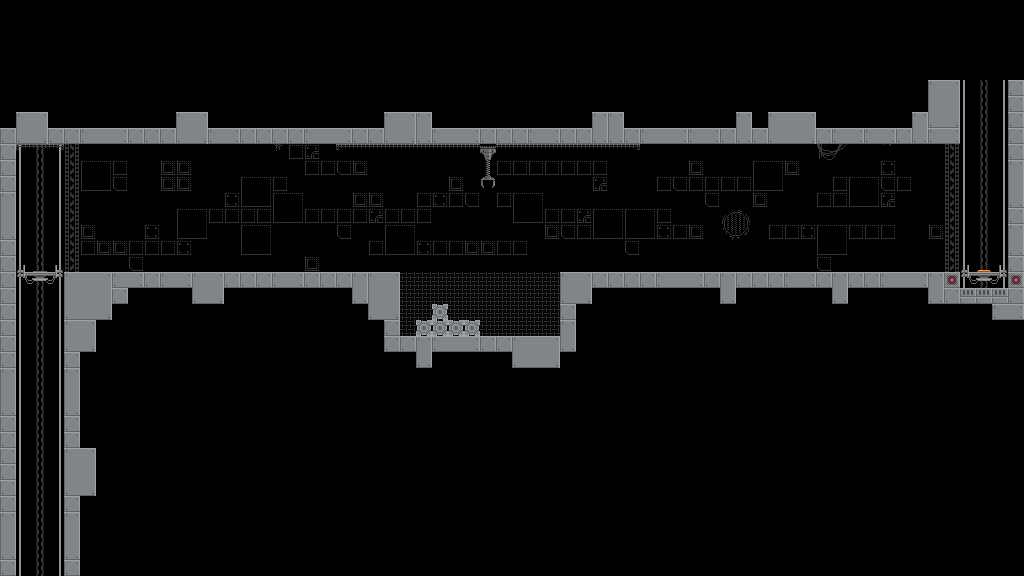

This is a level from a 2D game, rendered from its Tiled map with the project's own tilesets. A one-line summary and the map file follow, with tile-layer data summarised:
An orthogonal 64x36 tile map with 16x16 px tiles, 2 tile layers (bg, fg).

<map version="1.4" tiledversion="1.4.0" orientation="orthogonal" renderorder="right-down" compressionlevel="0" width="64" height="36" tilewidth="16" tileheight="16" infinite="0" nextlayerid="3" nextobjectid="1">
 <editorsettings>
  <export target="level1.json" format="json" />
 </editorsettings>
 <tileset firstgid="1" name="tileset" tilewidth="16" tileheight="16" tilecount="168" columns="12">
  <image source="../image/tileset.png" width="192" height="224" />
 </tileset>
 <layer id="2" name="bg" width="64" height="36">
  <data>[2304 cells, 351 non-empty, 28 distinct tile ids]</data>
 </layer>
 <layer id="1" name="fg" width="64" height="36">
  <data>[2304 cells, 252 non-empty, 29 distinct tile ids]</data>
 </layer>
</map>
